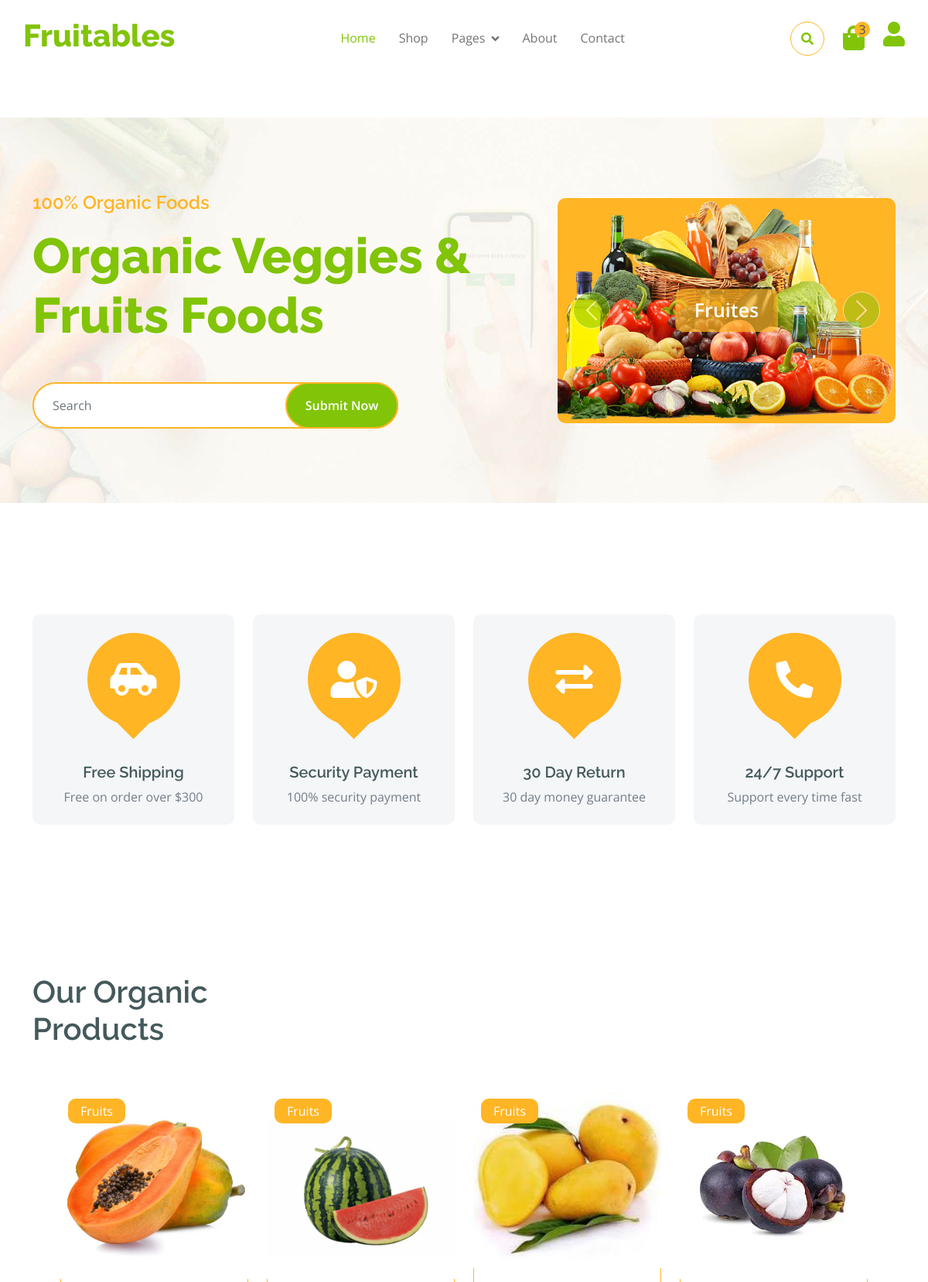
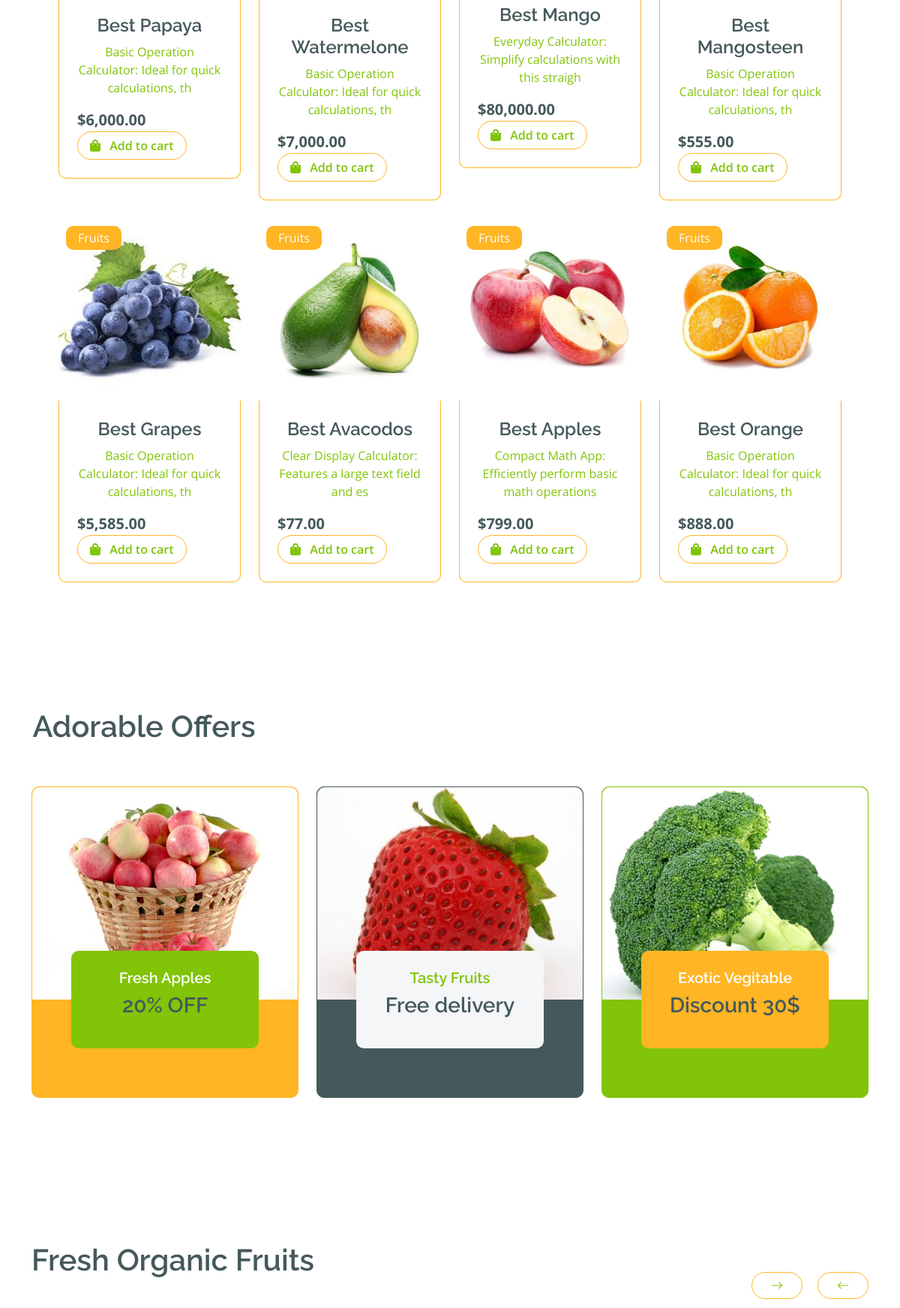
The page / (upper part) on the database its author committed (2 pictures, top to bottom).
### tables this page shows
CREATE TABLE IF NOT EXISTS `product` (
  `id` int NOT NULL AUTO_INCREMENT,
  `name` varchar(45) DEFAULT NULL,
  `description` text,
  `img` text,
  `brand_brand_id` int DEFAULT NULL,
  `category_cat_id` int DEFAULT NULL,
  `qty` int DEFAULT NULL,
  `color_color_id` int DEFAULT NULL,
  `status` int DEFAULT (1),
  `product_id` int DEFAULT NULL,
  `price` double DEFAULT NULL,
  PRIMARY KEY (`id`),
  KEY `fk_product_brand1_idx` (`brand_brand_id`),
  KEY `fk_product_category1_idx` (`category_cat_id`),
  KEY `fk_product_color1_idx` (`color_color_id`),
  KEY `FK_product_stock` (`product_id`),
  KEY `fk_product_size1_idx` (`qty`) USING BTREE
);

### connection.php (called while the page is built, shortened)
<?php
class Database
{
    public static $connection;
    public static function setUpconnection()
    {
        if (!isset(Database::$connection)) {
            Database::$connection = new mysqli("localhost", "root", "Dushan2006#**", "fruitables", "3306");
        }
    }
    public static function search($q)
    {
        $resultset =  Database::$connection->query($q);
        return $resultset;
    }
}

### index.php (the view, shortened to what this page needs)
<?php
include "connection.php";
?>
<!DOCTYPE html>
<html lang="en">
<head>
    <link rel="stylesheet" href="https://use.fontawesome.com/releases/v5.15.4/css/all.css" />
    <link href="https://cdn.jsdelivr.net/npm/bootstrap-icons@1.4.1/font/bootstrap-icons.css" rel="stylesheet">
    <link href="lib/lightbox/css/lightbox.min.css" rel="stylesheet">
    <link href="lib/owlcarousel/assets/owl.carousel.min.css" rel="stylesheet">
    <link href="css/bootstrap.min.css" rel="stylesheet">
    <link href="css/style.css" rel="stylesheet">
</head>
<body>
     <?php include "heder.php" ?>
    <div class="container-fluid py-5 mb-5 hero-header">
        <div class="container py-5">
            <div class="row g-5 align-items-center">
                <div class="col-md-12 col-lg-7">
                    <h4 class="mb-3 text-secondary">100% Organic Foods</h4>
                    <h1 class="mb-5 display-3 text-primary">Organic Veggies & Fruits Foods</h1>
                    <div class="position-relative mx-auto">
                        <input class="form-control border-2 border-secondary w-75 py-3 px-4 rounded-pill" type="number" placeholder="Search">
                        <button type="submit" class="btn btn-primary border-2 border-secondary py-3 px-4 position-absolute rounded-pill text-white h-100" style="top: 0; right: 25%;">Submit Now</button>
                    </div>
                </div>
                <div class="col-md-12 col-lg-5">
                    <div id="carouselId" class="carousel slide position-relative" data-bs-ride="carousel">
                        <div class="carousel-inner" role="listbox">
                            <div class="carousel-item active rounded">
                                <img src="img/hero-img-1.png" class="img-fluid w-100 h-100 bg-secondary rounded" alt="First slide">
                                <a href="#" class="btn px-4 py-2 text-white rounded">Fruites</a>
                            </div>
                        </div>
                        <button class="carousel-control-prev" type="button" data-bs-target="#carouselId" data-bs-slide="prev">
                            <span class="carousel-control-prev-icon" aria-hidden="true"></span>
                        </button>
                        <button class="carousel-control-next" type="button" data-bs-target="#carouselId" data-bs-slide="next">
                            <span class="carousel-control-next-icon" aria-hidden="true"></span>
                        </button>
                    </div>
                </div>
            </div>
        </div>
    </div>
    <div class="container-fluid featurs py-5">
        <div class="container py-5">
            <div class="row g-4">
                <div class="col-md-6 col-lg-3">
                    <div class="featurs-item text-center rounded bg-light p-4">
                        <div class="featurs-icon btn-square rounded-circle bg-secondary mb-5 mx-auto">
                            <i class="fas fa-car-side fa-3x text-white"></i>
                        </div>
                        <div class="featurs-content text-center">
                            <h5>Free Shipping</h5>
                            <p class="mb-0">Free on order over $300</p>
                        </div>
                    </div>
                </div>
                <div class="col-md-6 col-lg-3">
                    <div class="featurs-item text-center rounded bg-light p-4">
                        <div class="featurs-icon btn-square rounded-circle bg-secondary mb-5 mx-auto">
                            <i class="fas fa-user-shield fa-3x text-white"></i>
                        </div>
                        <div class="featurs-content text-center">
                            <h5>Security Payment</h5>
                            <p class="mb-0">100% security payment</p>
                        </div>
                    </div>
                </div>
                <div class="col-md-6 col-lg-3">
                    <div class="featurs-item text-center rounded bg-light p-4">
                        <div class="featurs-icon btn-square rounded-circle bg-secondary mb-5 mx-auto">
                            <i class="fas fa-exchange-alt fa-3x text-white"></i>
                        </div>
                        <div class="featurs-content text-center">
                            <h5>30 Day Return</h5>
                            <p class="mb-0">30 day money guarantee</p>
                        </div>
                    </div>
                </div>
                <div class="col-md-6 col-lg-3">
                    <div class="featurs-item text-center rounded bg-light p-4">
                        <div class="featurs-icon btn-square rounded-circle bg-secondary mb-5 mx-auto">
                            <i class="fa fa-phone-alt fa-3x text-white"></i>
                        </div>
                        <div class="featurs-content text-center">
                            <h5>24/7 Support</h5>
                            <p class="mb-0">Support every time fast</p>
                        </div>
                    </div>
                </div>
            </div>
        </div>
    </div>
    <div class="container-fluid fruite py-5">
        <div class="container py-5">
            <div class="tab-class text-center">
                <div class="row g-4">
                    <div class="col-lg-4 text-start">
                        <h1>Our Organic Products</h1>
                    </div>
                </div>
                <div class="tab-content">
                    <div id="tab-1" class="tab-pane fade show p-0 active">
                        <div class="row g-4 m-4">
                            <div class="col-lg-12">
                                <div class="row g-4">
                                    <?php
                                    $rs = Database::search("SELECT * FROM `product` LIMIT 8");
                                    $num = $rs->num_rows;
                                    for ($x = 0; $x < $num; $x++) {
                                        $data = $rs->fetch_assoc();
                                        $imagePath = 'http://localhost/myeshop/' . $data['img'];
                                        $productName = htmlspecialchars($data['name']);
                                        $productDescription = htmlspecialchars($data['description']);
                                        $productPrice = number_format($data['price'], 2);
                                        $productId = htmlspecialchars($data['id']);
                                    ?>
                                        <div class="col-md-6 col-lg-4 col-xl-3">
                                            <a href="singleProductView.php?product=<?php echo $productId; ?>">
                                                <div class="rounded position-relative fruite-item">
                                                    <div class="fruite-img">
                                                        <img src="<?php echo $imagePath; ?>" class="img-fluid w-100 rounded-top" alt="<?php echo $productName; ?>">
                                                    </div>
                                                    <div class="text-white bg-secondary px-3 py-1 rounded position-absolute" style="top: 10px; left: 10px;">Fruits</div>
                                                    <div class="p-4 border border-secondary border-top-0 rounded-bottom">
                                                        <h4><?php echo $productName; ?></h4>
                                                        <p><?php echo  mb_substr($productDescription, 0, 60); ?></p>
                                                        <div class="d-flex justify-content-between flex-lg-wrap">
                                                            <p class="text-dark fs-5 fw-bold mb-0">$<?php echo  $productPrice ?></p>
                                                            <a href="" class="btn border border-secondary rounded-pill px-3 text-primary"><i class="fa fa-shopping-bag me-2 text-primary"></i> Add to cart</a>
                                                        </div>
                                                    </div>
                                                </div>
                                            </a>
                                        </div>
                                    <?php
                                    }
                                    ?>
                                </div>
                            </div>
                        </div>
                    </div>
                </div>
            </div>
        </div>
    </div>
    <div class="container-fluid service py-5">
        <div class="row g-5">
            <div class="col-lg-4  text-center">
                <h1>Adorable Offers</h1>
            </div>
        </div>
        <div class="container py-5">
            <div class="row g-4 justify-content-center">
                <div class="col-md-6 col-lg-4">
                    <a href="#">
                        <div class="service-item bg-secondary rounded border border-secondary">
                            <img src="img/featur-1.jpg" class="img-fluid rounded-top w-100" alt="">
                            <div class="px-4 rounded-bottom">
                                <div class="service-content bg-primary text-center p-4 rounded">
                                    <h5 class="text-white">Fresh Apples</h5>
                                    <h3 class="mb-0">20% OFF</h3>
                                </div>
                            </div>
                        </div>
                    </a>
                </div>
                <div class="col-md-6 col-lg-4">
                    <a href="#">
                        <div class="service-item bg-dark rounded border border-dark">
                            <img src="img/featur-2.jpg" class="img-fluid rounded-top w-100" alt="">
                            <div class="px-4 rounded-bottom">
                                <div class="service-content bg-light text-center p-4 rounded">
                                    <h5 class="text-primary">Tasty Fruits</h5>
                                    <h3 class="mb-0">Free delivery</h3>
                                </div>
                            </div>
                        </div>
                    </a>
                </div>
                <div class="col-md-6 col-lg-4">
                    <a href="#">
                        <div class="service-item bg-primary rounded border border-primary">
                            <img src="img/featur-3.jpg" class="img-fluid rounded-top w-100" alt="">
                            <div class="px-4 rounded-bottom">
                                <div class="service-content bg-secondary text-center p-4 rounded">
                                    <h5 class="text-white">Exotic Vegitable</h5>
                                    <h3 class="mb-0">Discount 30$</h3>
                                </div>
                            </div>
                        </div>
                    </a>
                </div>
            </div>
        </div>
    </div>
    <div class="container-fluid vesitable py-5">
        <div class="container py-5">
            <h1 class="mb-0">Fresh Organic Fruits</h1>
            <div class="owl-carousel vegetable-carousel justify-content-center">
            </div>
        </div>
    </div>
</body>
</html>

### css/style.css (style rules this page uses)
.btn { font-weight: 600; transition: .5s; }
.btn-square { width: 32px; height: 32px; }
.btn-square, .btn-sm-square, .btn-md-square, .btn-lg-square { padding: 0; display: flex; align-items: center; justify-content: center; font-weight: normal; }
.btn.border-secondary { transition: 0.5s; }
.hero-header { background: linear-gradient(rgba(248, 223, 173, 0.1), rgba(248, 223, 173, 0.1)), url(../img/hero-img.jpg); background-position: center center; background-repeat: no-repeat; background-size: cover; }
.carousel-item { position: relative; }
.carousel-item a { position: absolute; top: 50%; left: 50%; transform: translate(-50%, -50%); font-size: 25px; background: linear-gradient(rgba(255, 181, 36, 0.7), rgba(255, 181, 36, 0.7)); }
.carousel-control-next, .carousel-control-prev { width: 48px; height: 48px; border-radius: 48px; border: 1px solid var(--bs-white); background: var(--bs-primary); position: absolute; top: 50%; transform: translateY(-50%); }
.carousel-control-next { margin-right: 20px; }
.carousel-control-prev { margin-left: 20px; }
@media (min-width: 992px) { .hero-header, .page-header { margin-top: 152px !important; } }
.featurs .featurs-item .featurs-icon { position: relative; width: 120px; height: 120px; }
.featurs .featurs-item .featurs-icon::after { content: ""; width: 35px; height: 35px; background: var(--bs-secondary); position: absolute; bottom: -10px; transform: translate(-50%); transform: rotate(45deg); background: var(--bs-secondary); }
.service .service-item .service-content { position: relative; width: 250px; height: 130px; top: -50%; left: 50%; transform: translate(-50%, -50%); }
.fruite .fruite-item { height: 100%; transition: 0.5s; }
.fruite .fruite-item .fruite-img { overflow: hidden; transition: 0.5s; border-radius: 10px 10px 0 0; }
.fruite .fruite-item .fruite-img img { transition: 0.5s; }

### rows shown on the page
product: img (picture), name "Best Papaya", description "Basic Operation Calculator: Ideal for quick calculations, th", price "6,000.00"
product: img (picture), name "Best Watermelone", description "Basic Operation Calculator: Ideal for quick calculations, th", price "7,000.00"
product: img (picture), name "Best Mango", description "Everyday Calculator: Simplify calculations with this straigh", price "80,000.00"
product: img (picture), name "Best Mangosteen", description "Basic Operation Calculator: Ideal for quick calculations, th", price "555.00"
product: img (picture), name "Best Grapes", description "Basic Operation Calculator: Ideal for quick calculations, th", price "5,585.00"
product: img (picture), name "Best Avacodos", description "Clear Display Calculator: Features a large text field and es", price "77.00"
product: img (picture), name "Best Apples", description "Compact Math App: Efficiently perform basic math operations", price "799.00"
product: img (picture), name "Best Orange", description "Basic Operation Calculator: Ideal for quick calculations, th", price "888.00"
